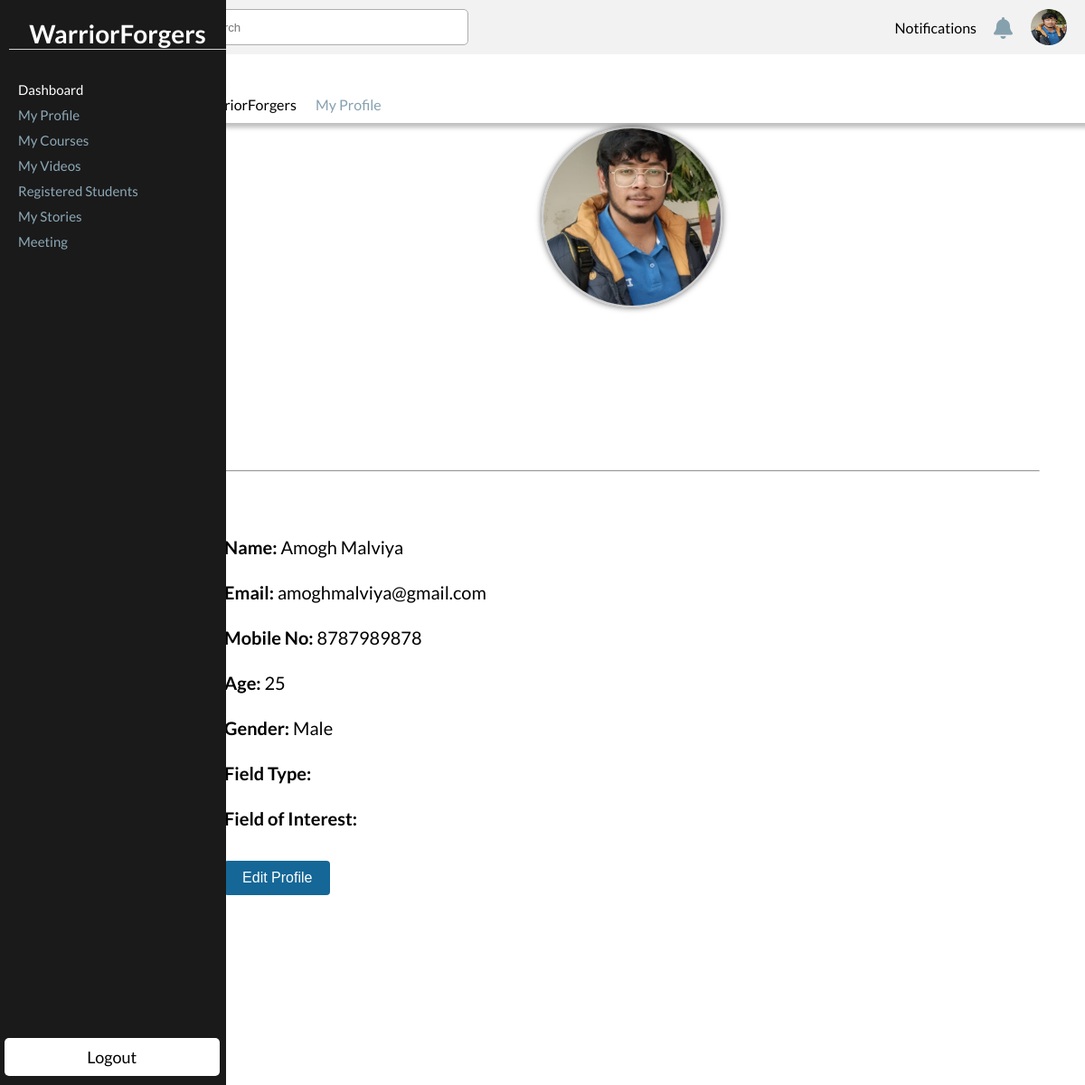
Page /mentor_dashboard/mentor_my_profile/ (signed in) on the committed database.
### accounts/models.py (models this page shows, shortened)
class Mentor(User):
    gender_choices = (
        ("Male", "Male"),
        ("Female", "Female"),
        ("Other", "Other"),
    )
    field_type_choices = (
        ("Commssioned Officer", "Commssioned Officer"),
        ("Non-Commssioned Officer", "Non-Commssioned Officer")
    )
    field_of_interest_choices = (
        ("NDA", "NDA"),
        ("CDS", "CDS"),
        ("Territorial Army", "Territorial Army"),
    )
    mobile_number = models.CharField(max_length=10, blank=True)
    profile_pic = models.ImageField(upload_to='media/mentor_pics', blank=True)
    age = models.IntegerField(default=0)
    gender = models.CharField(max_length=10, blank=True, choices=gender_choices)
    bio = models.TextField(max_length=1000, blank=True, default="Not Available")
    students = models.ManyToManyField('Student', blank=True)
    courses = models.ManyToManyField('Course', blank=True)
    experties_field_type = models.CharField(max_length=100, choices=field_type_choices, blank=True)
    experties_field_of_interest = models.CharField(max_length=100, choices=field_of_interest_choices, blank=True)
    ratings = models.FloatField(default=0.0)
    class Meta:
        verbose_name_plural = "Mentors"

### mentor_dashboard/views.py (the view)
# urls.py: path('mentor_my_profile/', views.mentor_my_profile, name='mentor_my_profile'),
@login_required(login_url='/accounts/login')
def mentor_my_profile(request):
    user = request.user
    mentor = get_object_or_404(Mentor, user_ptr=user)
    parameters = {
        'mentor': mentor
    }
    return render(request, 'dashboard/mentor/my_profile.html', parameters)

### templates/dashboard/mentor/my_profile.html (shortened to what this page needs)
{% extends 'dashboard/mentor/base.html' %}
{% load static %}
{% block mylink %}
<link rel="stylesheet" href="{% static 'css/mentor_dashboard/my_profile.css' %}">
{% endblock %}
{% block page %}My Profile{% endblock %}
{% block main %}
<div class="main-container">
    <div class="non-edit" id="non-edit">
        <div class="my_profile_main">
            <div class="profile_div">
                <img id="previewImage" src="{{ mentor.profile_pic.url }}" alt="Profile Image">
            </div>
        </div>
        <hr id="profile-divider-non-edit">
        <div class="form-container">
            <div class="data">
                <label><b>Name:</b> {{ mentor.first_name }} {{ mentor.last_name }}</label>
                <label><b>Email:</b> {{ mentor.email }}</label>
                <label><b>Mobile No:</b> {{ mentor.mobile_number }}</label>
                <label><b>Age:</b> {{ mentor.age }}</label>
                <label><b>Gender:</b> {{ mentor.gender }}</label>
                <label><b>Field Type:</b> {{ mentor.field_type }}</label>
                <label id="lastfield"><b>Field of Interest:</b> {{ mentor.field_of_interest }}</label>
                <button onclick="edit()" id="pro-edit-btn">Edit Profile</button>
            </div>
        </div>
    </div>
</div>
{% endblock %}

### templates/dashboard/mentor/base.html (shortened to what this page needs)
{% load static %}
<!DOCTYPE html>
<html lang="en">
<head>
    <link rel="stylesheet" href="{% static 'css/mentor_dashboard/dashboard.css' %}">
    <link rel="stylesheet" href="{% static 'css/mentor_dashboard/dashboard_mobile.css' %}">
    {% block mylink %}
    {% endblock %}
</head>
<body>
    <header>
        <div class="navbar">
            <input type="text" class="search-bar" placeholder="Search" id="search-bar">
            <img src="{{ mentor.profile_pic.url }}" class="profile-icon" alt="Profile">
            <span class="noti-txt">Notifications</span>
            <span class="notification-icon"><i class="fa-sharp fa-solid fa-bell fa-xl"></i></span>
        </div>
        <div class="locater">
            <span><a href="#" id="main">WarriorForgers</a></span>
            <span><img src="{% static 'img/dashboard/arrow.png' %}" id="arrow"></span>
            <span id="navigator">
                {% block page %}
                {% endblock %}
            </span>
        </div>
    </header>
    <aside id="aside">
        <div class="nav">
            <ul class="nav-side">
                <li class="name">WarriorForgers</li>
                <ul class="sub-fields">
                    <li><a href="{% url 'mentor_dashboard' %}" id="active">Dashboard</a></li>
                    <li><a href="{% url 'mentor_my_profile' %}">My Profile</a></li>
                    <li><a href="{% url 'mentor_my_courses' %}">My Courses</a></li>
                    <li><a href="{% url 'mentor_my_videos' %}">My Videos</a></li>
                    <li><a href="">Registered Students</a></li>
                    <li><a href="">My Stories</a></li>
                    <li><a href="">Meeting</a></li>
                </ul>
            </ul>
            <div class="logout">
                <a href="{% url 'logout' %}" class="logout-btn">Logout</a>
            </div>
        </div>
    </aside>
    <main>
        {% block main %}
        {% endblock %}
    </main>
</body>
</html>

### static/css/mentor_dashboard/dashboard.css (style rules this page uses)
* { margin: 0; padding: 0; box-sizing: border-box; }
html { font-family: 'Lato', sans-serif; scroll-behavior: smooth; }
.navbar { background-color: #f2f2f2; height: 60px; display: flex; align-items: center; padding: 0 20px; width: 83.5%; float: right; overflow-x: hidden; position: fixed; right: 0; z-index: 1; }
.navbar .search-bar { width: 300px; height: 40px; border: 0.5px solid #aeaeae; border-radius: 5px; padding: 5px; }
.navbar .profile-icon,.notification-icon { position: absolute; right: 0; }
.navbar .profile-icon { right: 20px; height: 40px; width: 40px; border-radius: 50%; transition: all 0.2s; }
.navbar .notification-icon { color: #86a1ae; right: 80px; transition: all 0.3s; }
.noti-txt { position: absolute; right: 120px; }
aside { position: fixed; top: 0; left: 0; height: 100%; width: 250px; background-color: #1a1a1a; transition: all 0.5s ease; height: 100%; overflow-y:auto; z-index: 100; }
.nav-side .name { padding: 20px 0px; text-align: center; margin-left: 10px; padding-bottom: 0px; padding-top:20px ; font-size: 28px; border-bottom: #d2d2d2 solid 1px; color: #fff; font-weight: 600; }
ul.nav-side { list-style: none; font-size: 18px; }
.sub-fields { padding-top: 30px; }
li { padding:15px 0px; text-align: left; }
li a { text-decoration: none; color: #8da9b7; }
.sub-fields li a { color: #8da9b7; padding-left: 50px; }
.logout .logout-btn { background-color: #ffffff; border-radius: 5px; text-decoration: none; border: none; color: #000000; padding: 10px 0px; width: 95%; font-size: 18px; cursor: pointer; transition: all 0.5s ease; text-align: center; position: absolute; left: 5px; right: 5px; bottom: 10px; }
#active { color: white; }
.locater { position: fixed; left: 16.5%; top: 10%; text-decoration: none; z-index: 1; background-color: #fff; top: 8%; padding: 10px 20px; height: 40px; width: 84%; box-shadow: 0px 5px 5px rgba(0, 0, 0, 0.259); }
#main { text-decoration: none; color: #000000; }
#arrow { height: 15px; width: 15px; position: relative; top: 2px; }
#navigator { position: relative; left: 0px; color:#86a1ae; }
.main-container { position: absolute; height: 100%; width: 83.5%; float: right; top: 100px; right: 0; z-index: -1; display: block; }

### rows in the picture
Mentor: profile_pic (picture), mobile_number "8787989878", age "25", gender "Male"

### other values in the picture
{{ mentor.first_name }} "Amogh"
{{ mentor.last_name }} "Malviya"
{{ mentor.email }} "amoghmalviya@gmail.com"
